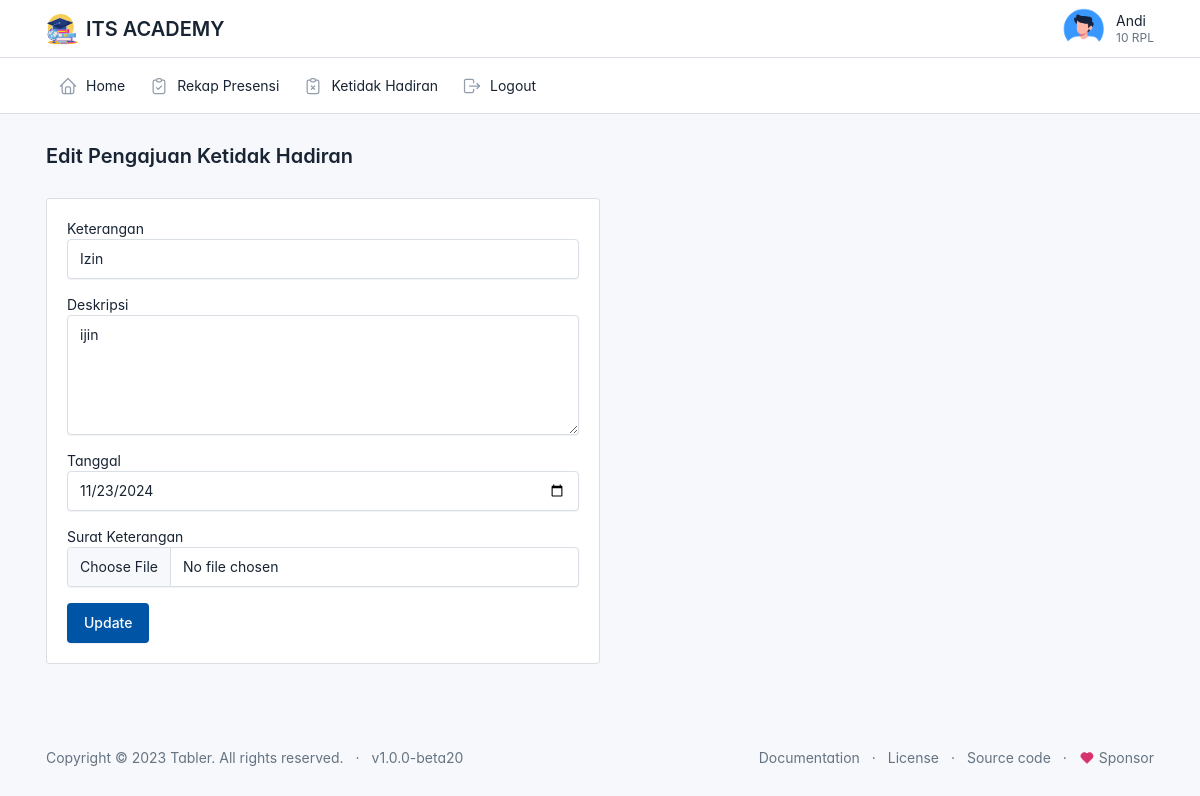
The app's page /siswa/ketidakhadiran/edit.php?id=53 (signed in) with its own data.
### tables this page shows
CREATE TABLE `user` (
  `id` int(11) NOT NULL,
  `id_pegawai` int(11) NOT NULL,
  `username` varchar(225) NOT NULL,
  `password` varchar(225) NOT NULL,
  `status` varchar(20) NOT NULL,
  `role` varchar(20) NOT NULL
);

CREATE TABLE `siswa` (
  `id` int(11) NOT NULL,
  `nisn` varchar(50) NOT NULL,
  `nama` varchar(225) NOT NULL,
  `jenis_kelamin` varchar(10) NOT NULL,
  `alamat` varchar(225) NOT NULL,
  `no_handphone` varchar(20) NOT NULL,
  `kelas` varchar(50) NOT NULL,
  `lokasi_presensi` varchar(50) NOT NULL,
  `foto` varchar(225) NOT NULL
);

CREATE TABLE `ketidakhadiran` (
  `id` int(11) NOT NULL,
  `id_siswa` int(11) NOT NULL,
  `keterangan` varchar(225) NOT NULL,
  `tanggal_pengajuan` date NOT NULL,
  `deskripsi` varchar(225) NOT NULL,
  `file` varchar(225) NOT NULL,
  `status_pengajuan` varchar(20) NOT NULL
);

### siswa/config.php (called while the page is built, shortened)
<?php
function base_url($url = null)
{
    $base_url = 'http://localhost/presensi';
    if($url != null){
        return $base_url . '/'.$url;
    }else{
        return $base_url;
    }
}
?>

### siswa/ketidakhadiran/edit.php (the view, shortened to what this page needs)
<?php
$judul = 'Edit Pengajuan Ketidak Hadiran';
include('../layout/header.php');
include_once("../../siswa/config.php");
$id = $_GET['id'];
$result = mysqli_query($connection, "SELECT * FROM ketidakhadiran WHERE id=$id");
while($data = mysqli_fetch_array($result)){
    $keterangan = $data['keterangan'];
    $deskripsi = $data['deskripsi'];
    $tanggal = $data['tanggal_pengajuan'];
}
?>
<div class="page-body">
    <div class="container-xl">
        <div class="card col-md-6">
            <div class="card-body">
                <form action="" method="POST" enctype="multipart/form-data">
                    <div class="mb-3">
                        <label for="">Keterangan</label>
                        <select name="keterangan" class="form-control">
                            <option <?php if($keterangan == 'izin'){
                                echo 'selected';
                            }
                            ?> value="izin">
                                Izin
                            </option>
                        </select>
                    </div>
                    <div class="mb-3">
                        <label for="">Deskripsi</label>
                        <textarea name="deskripsi" class="form-control" cols="30" rows="5"><?= $deskripsi ?></textarea>
                    </div>
                    <div class="mb-3">
                        <label for="">Tanggal</label>
                        <input type="date" name="tanggal" class="form-control" value="<?= $tanggal; ?>">
                    </div>
                    <form action="" method="POST" enctype="multipart/form-data">
                        <div class="mb-3">
                            <label for="">Surat Keterangan</label>
                            <input type="file" class="form-control" name="file_baru">
                        </div>
                        <button type="submit" class="btn btn-primary" name="update">Update</button>
                    </form>
                </form>
            </div>
        </div>
    </div>
</div>
<?php include('../layout/footer.php');?>

### siswa/layout/header.php (shortened to what this page needs)
<?php
global $judul;
require_once('../../siswa/config.php')?>
<!doctype html>
<html lang="en">
<head>
    <link href="<?php echo base_url('asset/css/tabler.min.css?1692870487') ?>" rel="stylesheet" />
    <link href="<?php echo base_url('asset/css/tabler-vendors.min.css?1692870487')?>" rel="stylesheet" />
    <link href="<?php echo base_url('asset/css/demo.min.css?1692870487') ?>" rel="stylesheet" />
    <link rel="stylesheet" href="https://cdnjs.cloudflare.com/ajax/libs/font-awesome/6.7.0/css/all.min.css">
</head>
<body>
    <div class="page">
        <header class="navbar navbar-expand-md d-print-none">
            <div class="container-xl">
                <h1 class="navbar-brand navbar-brand-autodark d-none-navbar-horizontal pe-0 pe-md-3">
                    <a href=".">
                        <img src="<?php echo base_url('asset/img/ITS.svg')?>" width="110" height="32" alt="Tabler"
                            class="navbar-brand-image">
                    </a>
                    <span class="w-110 h-32 ">ITS ACADEMY</span>
                </h1>
                <div class="navbar-nav flex-row order-md-last">
                    <?php
                    $id = $_SESSION['id'];
                    $result = mysqli_query($connection,"SELECT user.id_pegawai,user.username,user.status,user.role, siswa. * FROM user JOIN siswa ON user.id_pegawai = siswa.id where siswa.id=$id");
                     ?>
                    <?php while($siswa = mysqli_fetch_array($result)) : ?>
                    <div class="nav-item dropdown">
                        <a href="#" class="nav-link d-flex lh-1 text-reset p-0" data-bs-toggle="dropdown"
                            aria-label="Open user menu">
                            <img class="avatar-sm" style="border-radius: 100%; width: 50px; "
                                src="<?= base_url('asset/img/foto_siswa/' .$siswa['foto']) ?> ">
                            <div class="d-none d-xl-block ps-2">
                                <div><?= $_SESSION['nama'] ?></div>
                                <div class="mt-1 small text-secondary"><?= $_SESSION['kelas']; ?></div>
                            </div>
                        </a>
                    </div>
                    <?php endwhile; ?>
                </div>
            </div>
        </header>
        <header class="navbar-expand-md">
            <div class="collapse navbar-collapse" id="navbar-menu">
                <div class="navbar">
                    <div class="container-xl">
                        <ul class="navbar-nav">
                            <li class="nav-item ">
                                <a class="nav-link" href="<?= base_url('siswa/home/home.php') ?>">
                                    <span class="nav-link-icon d-md-none d-lg-inline-block">
                                    </span>
                                    <span class="nav-link-title">
                                        Home
                                    </span>
                                </a>
                            </li>
                            <li class="nav-item ">
                                <a class="nav-link" href="<?= base_url('siswa/presensi/rekap_presensi.php') ?>">
                                    <span class="nav-link-icon d-md-none d-lg-inline-block">
                                    </span>
                                    <span class="nav-link-title">
                                        Rekap Presensi
                                    </span>
                                </a>
                            </li>
                            <li class="nav-item">
                                <a class="nav-link" href="<?= base_url('siswa/ketidakhadiran/ketidakhadiran.php') ?>">
                                    <span class="nav-link-icon d-md-none d-lg-inline-block">
                                    </span>
                                    <span class="nav-link-title">
                                        Ketidak Hadiran
                                    </span>
                                </a>
                            </li>
                            <li class="nav-item">
                                <a class="nav-link" href="<?= base_url('auth/logout.php') ?>">
                                    <span class="nav-link-icon d-md-none d-lg-inline-block">
                                    </span>
                                    <span class="nav-link-title">
                                        Logout
                                    </span>
                                </a>
                            </li>
                        </ul>
                    </div>
                </div>
            </div>
        </header>
        <div class="page-wrapper">
            <div class="page-header d-print-none">
                <div class="container-xl">
                    <div class="row g-2 align-items-center">
                        <div class="col">
                            <h2 class="page-title">
                                <?= $judul ?>
                            </h2>
                        </div>
                    </div>
                </div>
            </div>

### siswa/layout/header.php (style rules this page uses)
:root { --tblr-font-sans-serif: 'Inter Var', -apple-system, BlinkMacSystemFont, San Francisco, Segoe UI, Roboto, Helvetica Neue, sans-serif; }
body { font-feature-settings: "cv03", "cv04", "cv11"; }

### records on screen
user: id_pegawai.foto (picture)
ketidakhadiran: keterangan "Izin", deskripsi "ijin", tanggal "11/23/2024"

### other values on screen
$judul "Edit Pengajuan Ketidak Hadiran"
